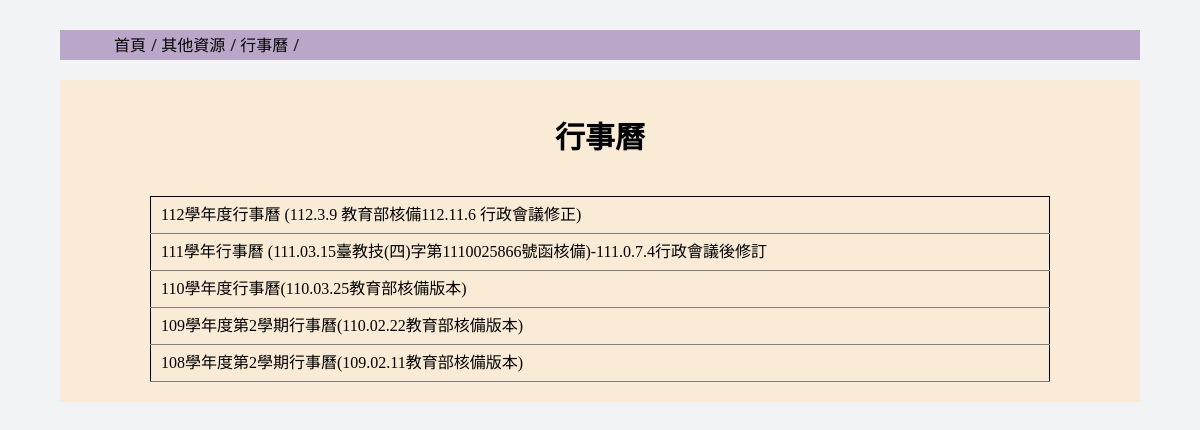
The page /pages/navbar-sublist/Other-List/calendar.php on the database its author committed.
### tables this page shows
CREATE TABLE `calendars` (
  `calendar_id` int(11) NOT NULL,
  `calendar_name` varchar(255) NOT NULL,
  `calendar_link` varchar(255) NOT NULL,
  `updated_at` timestamp NOT NULL default CURRENT_TIMESTAMP on update CURRENT_TIMESTAMP
);

### pages/navbar-sublist/Other-List/calendar.php (the view, shortened to what this page needs)
<?php
$link = include('../../../config.php');
?>
<!DOCTYPE html>
<html lang="en">
<head>
    <?php include '../../../headConfig.php'; ?>
</head>
<body>
    <div class="wrap">
        <div class="href">
            <ol>
                <li class="a1"><a href="./index.php">首頁</a></li>
                <li class="a2"><a href="./pages/navbar-headlist/other.php">其他資源</a></li>
                <li class="a3"><a href="./pages/navbar-sublist/Other-List/calendar.php">行事曆</a></li>
            </ol>
        </div>
        <div class="main">
            <div class="title">
                <h2>行事曆</h2><br><br>
            </div>
            <div class="content">
                <div class="container">
                    <div class="table-responsive">
                        <table class="table custom-table">
                            <tbody>
                                <?php
                                $sql = "SELECT calendar_name, calendar_link FROM `calendars` ORDER BY updated_at DESC";
                                $result = mysqli_query($link, $sql);
                                $row_count = mysqli_num_rows($result);
                                for ($i = 0; $i < $row_count; $i++) {
                                    $record = mysqli_fetch_row($result);
                                    echo "<tr onclick='window.location=\"$record[1]\"'><td>" . $record[0] . "</td></tr>";
                                }
                                ?>
                            </tbody>
                        </table>
                    </div>
                </div>
            </div>
        </div>
    </div>
</body>
</html>

### assets/css/main.css (style rules this page uses)
* { margin: 0; padding: 0; border: 0; font-size: 100%; font: inherit; vertical-align: baseline; }
body { line-height: 1; background-color: #f2f3f5; }
ol, ul { list-style: none; }
.wrap { width: 90%; margin: 0px auto; background-color: #f2f3f5; }
.main { height: auto; background-color: antiquewhite; margin-bottom: 20px; margin-top: 20px; display: flex; flex-direction: column; padding: 20px; text-align: center; }
.href { height: 30px; margin-top: 30px; background-color: #baa6c9; }
.href ol { list-style: none; margin: 0; padding: 0; line-height: 30px; margin-left: 5%; }
.href li { display: inline-block; }
.href a { color: #000; }
.a1::after { content: '/'; margin-left: 5px; }
.a2::after { content: '/'; margin-left: 5px; }
.a3::after { content: '/'; margin-left: 5px; }
.title h2 { font-size: 30px; font-family: 微軟正黑體; font-weight: bold; color: black; text-align: center; padding-top: 20px }
a { text-decoration: none; color: red; }
.container table { border: 1px solid #000; font-family: 微軟正黑體; font-size: 16px; width: 200px; border: 1px solid #000; text-align: left; border-collapse: collapse; overflow-x: auto; }
table { width: 100%; margin: auto; border-collapse: collapse; border-spacing: 0; }
.table { border-collapse: collapse; width: 100%; margin: 0 auto; border-radius: 10px; overflow: hidden; text-align: left; font-size: 20px; }
.table th, .table td { padding: 10px; border: none; background-color: white; width: 10%; text-align: left; }
.table tr { display: table-row; flex-direction: column; align-items: center; }
.custom-table { min-width: 900px; background-color: transparent; }
.custom-table tbody td { border: none; background-color: transparent; color: black; border-bottom: 1px solid gray; }

### rows shown on the page
calendars: calendar_name "112學年度行事曆 (112.3.9 教育部核備112.11.6 行政會議修正)"
calendars: calendar_name "111學年行事曆 (111.03.15臺教技(四)字第1110025866號函核備)-111.0.7.4行政會議後修訂"
calendars: calendar_name "110學年度行事曆(110.03.25教育部核備版本)"
calendars: calendar_name "109學年度第2學期行事曆(110.02.22教育部核備版本)"
calendars: calendar_name "108學年度第2學期行事曆(109.02.11教育部核備版本)"
